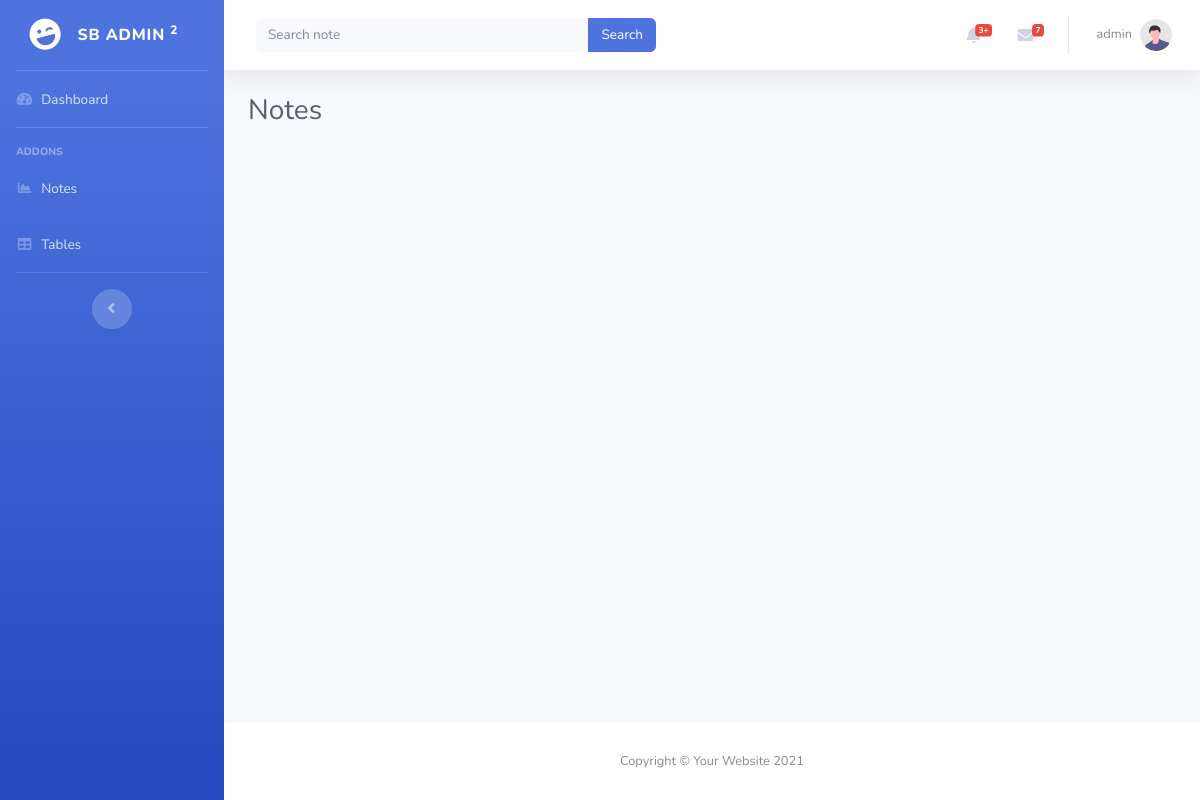
/notes (signed in), run on an earlier commit of the app's database.
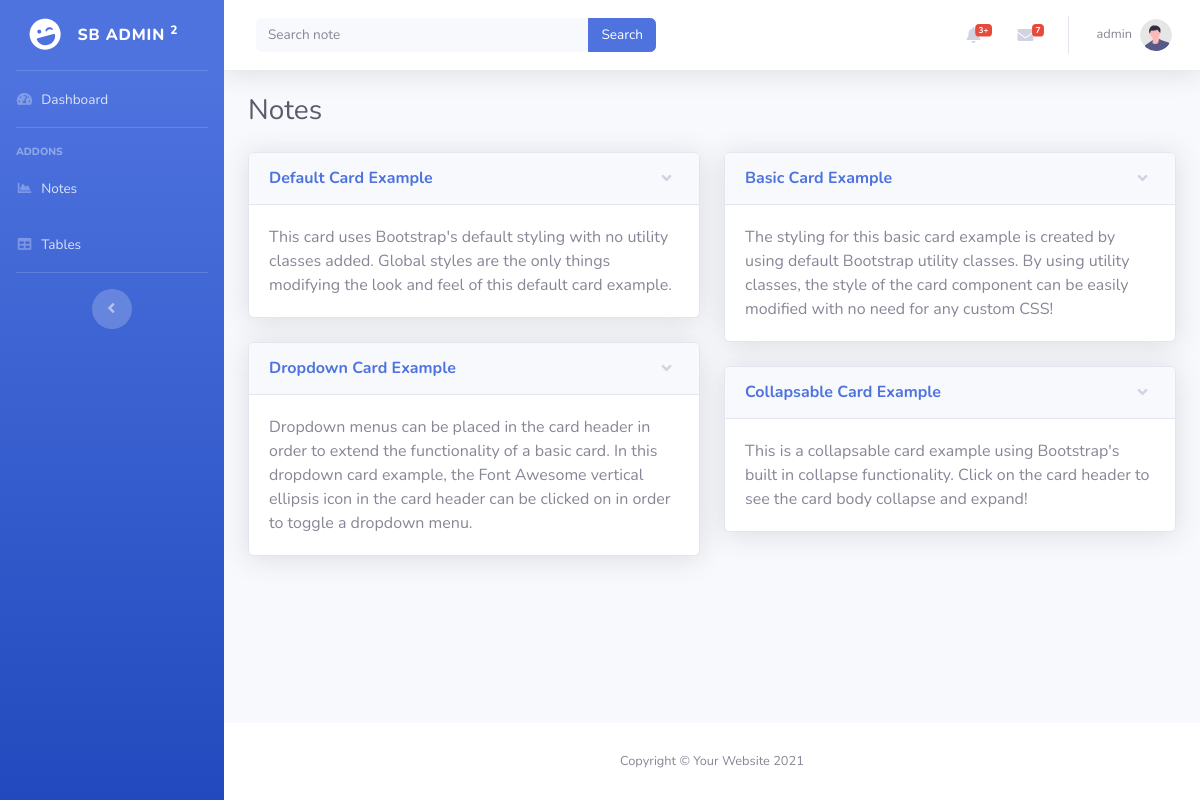
And on a later commit of the database.
### tables this page shows
CREATE TABLE `notes` (
  `id` int(11) NOT NULL,
  `tieude` varchar(255) NOT NULL,
  `noidung` varchar(255) NOT NULL
);

### mvc/core/Controller.php (called while the page is built, shortened)
<?php
class Controller{
    public function model($model){
        return new $model;
    }
    public function view($view, $data=[]){
        require_once "./mvc/views/".$view.".php";
    }
}
?>

### mvc/controllers/Notes.php (called while the page is built, shortened)
<?php
class Notes extends Controller{
    function index(){
        $noteModel = $this->model("NotesModel");
        $this->view("notes", [
            'user' => $_SESSION['user'],
            'result' => $noteModel->getAllNotes(),
        ]);
    }
}
?>

### mvc/core/App.php (called while the page is built, shortened)
<?php
class App{
    protected $action="index";
    function __construct(){
        $arr = $this->UrlProcess();
        if( file_exists("./mvc/controllers/".$arr[0].".php") ){
            $this->controller = $arr[0];
            unset($arr[0]);
        }
        $this->controller = new $this->controller;
        $this->params = $arr?array_values($arr):[];
        call_user_func_array([$this->controller, $this->action], $this->params );
    }
    function UrlProcess(){
        if( isset($_GET["url"]) ){
            return explode("/", filter_var(trim($_GET["url"], "/")));
        }
    }
}
?>

### index.php (called while the page is built, shortened)
<?php
    $myApp = new App();
?>

### mvc/core/DB.php (called while the page is built, shortened)
<?php
class DB{
    protected $servername = "localhost:8111";
    protected $username = "root";
    protected $password = "";
    function __construct(){
        $this->con = mysqli_connect($this->servername, $this->username, $this->password);
    }
}

### mvc/models/NotesModel.php (called while the page is built, shortened)
<?php
class NotesModel extends DB{
    public function getAllNotes(){
        $qr = "SELECT * FROM notes";
        return mysqli_query($this->con, $qr);
    }
}
?>

### mvc/views/Notes.php (the view)
<?php include("layouts/header.php");?>
                <div class="container-fluid">
                    <div class="d-sm-flex align-items-center justify-content-between mb-4">
                        <h1 class="h3 mb-0 text-gray-800">Notes</h1>
                    </div>
                    <div class="row">
                        <?php
                            $num = mysqli_num_rows($data['result']);
                            $i = 1;
                            while($row = mysqli_fetch_assoc($data['result'])) {
                                if ($i % 2 != 0 ) {
                                    echo '<div class="col-lg-6">';
                                }
                                echo '
                                <div class="card shadow mb-4">
                                    <a href="#collapseCardExample' . $row["id"] . '" class="d-block card-header py-3" data-toggle="collapse"
                                        role="button" aria-expanded="true" aria-controls="collapseCardExample' . $row["id"] . '">
                                        <h6 class="m-0 font-weight-bold text-primary">' . $row["tieude"] . '</h6>
                                    </a>
                                    <div class="collapse show" id="collapseCardExample' . $row["id"] . '">
                                        <div class="card-body">
                                        ' . $row["noidung"] . '
                                        </div>
                                    </div>
                                </div>
                                ';
                                if ($i % 2 == 0 || $num == $i) {
                                    echo "</div>";
                                }
                                $i++;
                            }
                        ?>
                    </div>
                </div>
            </div>
    <?php include("layouts/footer.php");?>

### mvc/views/layouts/header.php (shortened to what this page needs)
<!DOCTYPE html>
<html lang="en">
<head>
    <?php
        $path = '';
    ?>
    <link href="<?php echo $path ?>./mvc/assets/vendor/fontawesome-free/css/all.min.css" rel="stylesheet" type="text/css">
    <link href="<?php echo $path ?>./mvc/assets/css/sb-admin-2.min.css" rel="stylesheet">
</head>
<body id="page-top">
    <div id="wrapper">
        <ul class="navbar-nav bg-gradient-primary sidebar sidebar-dark accordion" id="accordionSidebar">
            <a class="sidebar-brand d-flex align-items-center justify-content-center" href="/sqli">
                <div class="sidebar-brand-icon rotate-n-15">
                    <i class="fas fa-laugh-wink"></i>
                </div>
                <div class="sidebar-brand-text mx-3">SB Admin <sup>2</sup></div>
            </a>
            <hr class="sidebar-divider my-0">
            <li class="nav-item">
                <a class="nav-link" href="/sqli">
                    <i class="fas fa-fw fa-tachometer-alt"></i>
                    <span>Dashboard</span></a>
            </li>
            <hr class="sidebar-divider">
            <div class="sidebar-heading">
                Addons
            </div>
            <li class="nav-item">
                <a class="nav-link" href="notes">
                    <i class="fas fa-fw fa-chart-area"></i>
                    <span>Notes</span></a>
            </li>
            <li class="nav-item">
                <a class="nav-link" href="tables">
                    <i class="fas fa-fw fa-table"></i>
                    <span>Tables</span></a>
            </li>
            <hr class="sidebar-divider d-none d-md-block">
            <div class="text-center d-none d-md-inline">
                <button class="rounded-circle border-0" id="sidebarToggle"></button>
            </div>
        </ul>
        <div id="content-wrapper" class="d-flex flex-column">
            <div id="content">
                <nav class="navbar navbar-expand navbar-light bg-white topbar mb-4 static-top shadow">
                    <form action="/sqli/notes/search"
                        class="d-none d-sm-inline-block form-inline mr-auto ml-md-3 my-2 my-md-0 mw-100 navbar-search">
                        <div class="input-group">
                            <input type="text" name="search" class="form-control bg-light border-0 small" placeholder="Search note"
                                aria-label="Search" aria-describedby="basic-addon2">
                            <div class="input-group-append">
                                <input class="btn btn-primary" type="submit" value = "Search">
                            </div>
                        </div>
                    </form>
                    <ul class="navbar-nav ml-auto">
                        <li class="nav-item dropdown no-arrow mx-1">
                            <a class="nav-link dropdown-toggle" href="#" id="alertsDropdown" role="button"
                                data-toggle="dropdown" aria-haspopup="true" aria-expanded="false">
                                <i class="fas fa-bell fa-fw"></i>
                                <span class="badge badge-danger badge-counter">3+</span>
                            </a>
                        </li>
                        <li class="nav-item dropdown no-arrow mx-1">
                            <a class="nav-link dropdown-toggle" href="#" id="messagesDropdown" role="button"
                                data-toggle="dropdown" aria-haspopup="true" aria-expanded="false">
                                <i class="fas fa-envelope fa-fw"></i>
                                <span class="badge badge-danger badge-counter">7</span>
                            </a>
                        </li>
                        <li class="nav-item dropdown no-arrow">
                            <a class="nav-link dropdown-toggle" href="#" id="userDropdown" role="button"
                                data-toggle="dropdown" aria-haspopup="true" aria-expanded="false">
                                <span class="mr-2 d-none d-lg-inline text-gray-600 small">
                                    <?php
                                       echo $data['user'];
                                    ?>
                                </span>
                                <img class="img-profile rounded-circle"
                                    src="<?php echo $path ?>./mvc/assets/img/undraw_profile.svg">
                            </a>
                        </li>
                    </ul>
                </nav>

### mvc/views/layouts/footer.php (shortened to what this page needs)
<footer class="sticky-footer bg-white">
                <div class="container my-auto">
                    <div class="copyright text-center my-auto">
                        <span>Copyright &copy; Your Website 2021</span>
                    </div>
                </div>
            </footer>
        </div>
    </div>
</body>
</html>

What changed in the data, as far as the page shows it:
added notes: tieude "Default Card Example", noidung "This card uses Bootstrap's default styling with no utility classes added. Global styles are the only things modifying the look and feel of this default card example."
added notes: tieude "Dropdown Card Example", noidung "Dropdown menus can be placed in the card header in order to extend the functionality of a basic card. In this dropdown card example, the Font Awesome vertical ellipsis icon in the card header can be clicked on in order to toggle a dropdown menu."
added notes: tieude "Basic Card Example", noidung "The styling for this basic card example is created by using default Bootstrap utility classes. By using utility classes, the style of the card component can be easily modified with no need for any custom CSS!"
added notes: tieude "Collapsable Card Example", noidung "This is a collapsable card example using Bootstrap's built in collapse functionality. Click on the card header to see the card body collapse and expand!"
